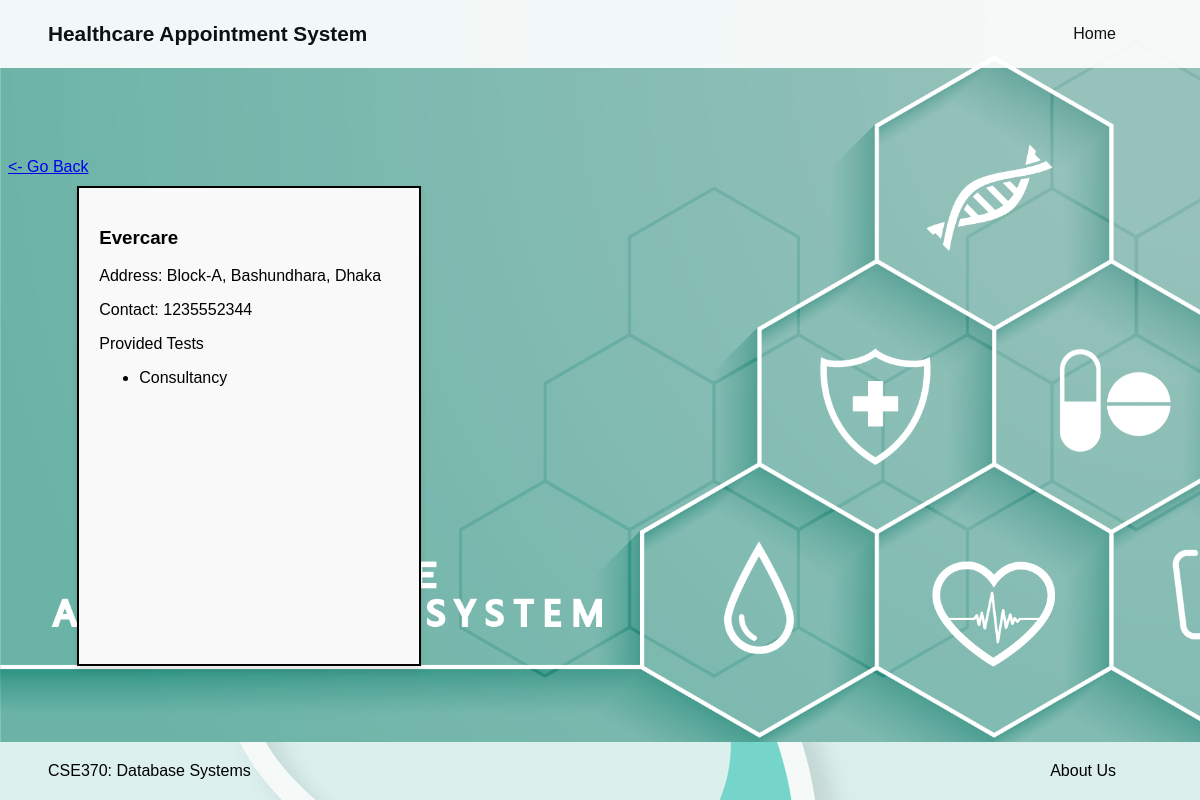
The page /our_hospitals.php on the database as committed earlier.
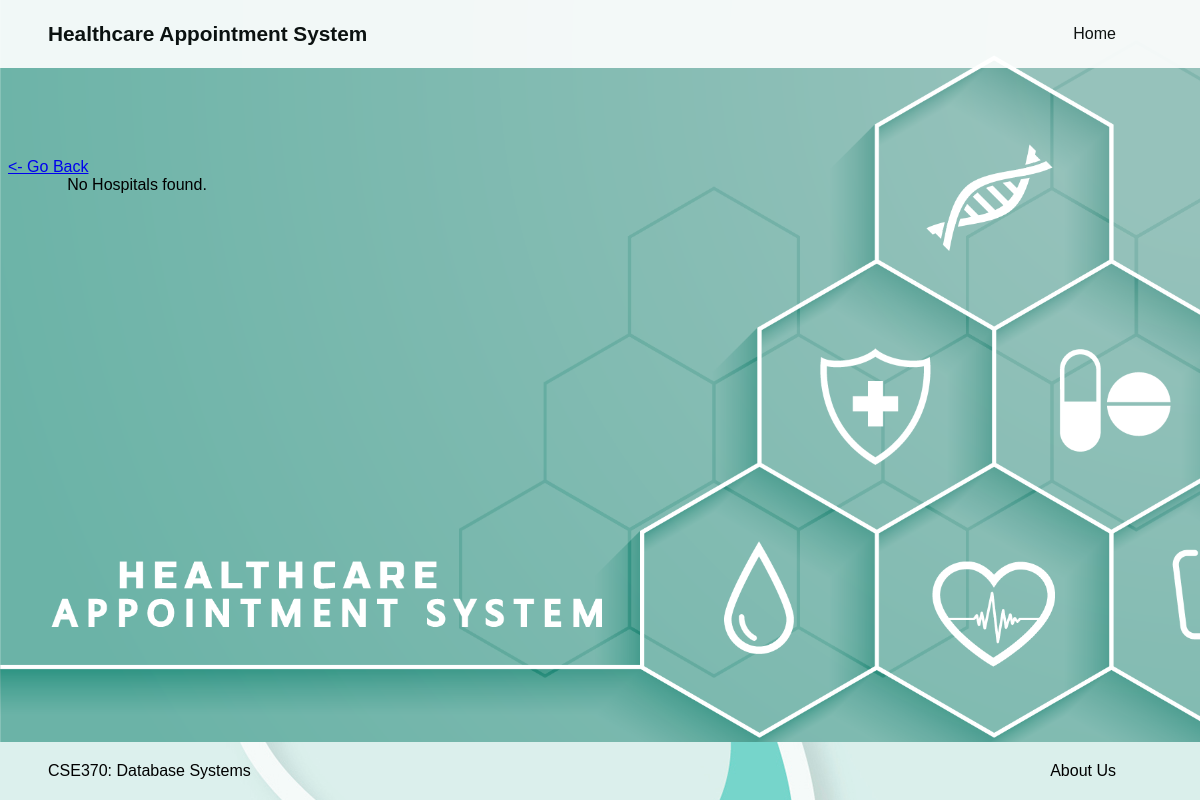
The same page on the database as committed later.
### tables this page shows
CREATE TABLE `hospital` (
  `Name` varchar(40) NOT NULL,
  `Address` varchar(60) NOT NULL,
  `Contact` varchar(11) NOT NULL
);

### our_hospitals.php (the view, shortened to what this page needs)
<!DOCTYPE html>
<html lang="en">
<head>
    <link rel="stylesheet" href="styles/main_style.css">
    <link rel="stylesheet" href="styles/hospital_list.css">
</head>
<body>
    <div class="container">
        <div class="main-content">
            <header class="header-main">
                <div class="wrapper">
                    <section class="logo">
                        <h1 class="header-title">Healthcare Appointment System</h1>
                    </section>
                    <nav class="nav-horizontal" id="topnav">
                        <a href="index.php">Home</a>
                    </nav>
                </div>
            </header>
        </div>
        <main>
            <a href="index.php"><- Go Back</a>
            <div class="hospitals-list">
                <?php
                    require_once('php_scripts/connect.php');
                    $sql = "SELECT name, address, contact FROM hospital";
                    $result = $conn->query($sql);
                    if ($result->num_rows > 0) {
                        while ($row = $result->fetch_assoc()) {
                            $hospital_name = $row['name'];
                            $hospital_address = $row['address'];
                            $sql2 = "SELECT test_name FROM hospital_test WHERE hospital_name = '$hospital_name' AND hospital_address = '$hospital_address'";
                            $sql2result = $conn->query($sql2);
                            echo '<div class="hospital-box">';
                            echo '<h3>' . $row["name"] . '</h3>';
                            echo '<p>Address: ' . $row["address"] . '</p>';
                            echo '<p>Contact: ' . $row["contact"] . '</p>';
                            echo '<p>Provided Tests</p>';
                            echo '<ul>';
                            if ($sql2result->num_rows > 0) {
                                while ($row2 = $sql2result->fetch_assoc()) {
                                    echo '<li>' . $row2["test_name"] . '</li>';
                                }
                            } else {
                                echo '<li>No tests available for this hospital.</li>';
                            }
                            echo '</ul>';
                            echo '</div>';
                        }
                    } else {
                        echo "No Hospitals found.";
                    }
                ?>
            </div>
        </main>
        <footer style="opacity: 100%; border-radius: 0;" class="footer-main">
            <div class="wrapper">
                <p>CSE370: Database Systems</p>
                <nav class="nav-horizontal">
                    <a href="credits.php">About Us</a>
                </nav>
            </div>
        </footer>
</body>
</html>

Rows that differ between the two databases and show on the page:
removed hospital: Name "Evercare", Address "Block-A, Bashundhara, Dhaka", Contact "1235552344", test_name "Consultancy"
Other text that changed with them:
text now shown: "No Hospitals found."
